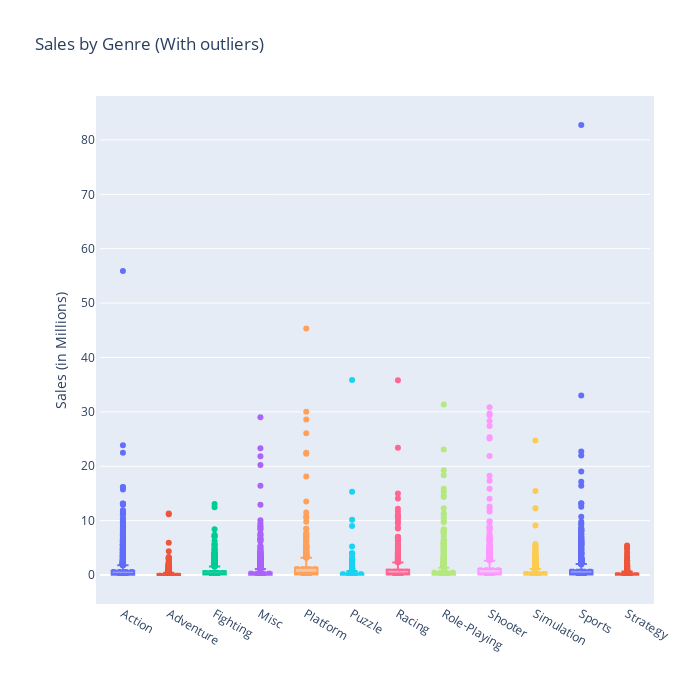

Write notebook code for a chart like this one.
### Code cell
genres = sales_by_genre.Genre.unique()
traces = []

for i in range(len(genres)):
    genre = genres[i]
    df_genre = sales_by_genre[sales_by_genre.Genre == genre]
    trace = go.Box(
        y=np.array(df_genre.Global_Sales),
        name=genre,
        boxmean=True    )
    
    traces.append(trace)

layout = go.Layout(
    title='Sales by Genre (With outliers)',
    showlegend=False,
    yaxis=dict(
        title='Sales (in Millions)'
    ),
    height=700, width=700,
    margin=go.Margin(
        l=100,
        r=50,
        b=100,
        t=100,
        pad=4
    )
)
    

fig = go.Figure(data=traces, layout=layout)
iplot(fig)

### Figure 1 — Plotly figure (JSON) as saved in the notebook; plotly's stock layout.template omitted (floating-point values rounded to 4 significant figures; data arrays with more than 128 entries replaced by an {"elided": "..."} marker saying what was removed)
{"data": [{"boxmean": true, "name": "Action", "type": "box", "y": {"elided": "1831 float values"}}, {"boxmean": true, "name": "Adventure", "type": "box", "y": {"elided": "1014 float values"}}, {"boxmean": true, "name": "Fighting", "type": "box", "y": {"elided": "596 float values"}}, {"boxmean": true, "name": "Misc", "type": "box", "y": {"elided": "1280 float values"}}, {"boxmean": true, "name": "Platform", "type": "box", "y": {"elided": "574 float values"}}, {"boxmean": true, "name": "Puzzle", "type": "box", "y": {"elided": "491 float values"}}, {"boxmean": true, "name": "Racing", "type": "box", "y": {"elided": "752 float values"}}, {"boxmean": true, "name": "Role-Playing", "type": "box", "y": {"elided": "1182 float values"}}, {"boxmean": true, "name": "Shooter", "type": "box", "y": {"elided": "792 float values"}}, {"boxmean": true, "name": "Simulation", "type": "box", "y": {"elided": "701 float values"}}, {"boxmean": true, "name": "Sports", "type": "box", "y": {"elided": "1351 float values"}}, {"boxmean": true, "name": "Strategy", "type": "box", "y": {"elided": "570 float values"}}], "layout": {"height": 700, "margin": {"b": 100, "l": 100, "pad": 4, "r": 50, "t": 100}, "showlegend": false, "title": {"text": "Sales by Genre (With outliers)"}, "width": 700, "xaxis": {"autorange": true, "range": [-0.5, 11.5], "type": "category"}, "yaxis": {"autorange": true, "range": [-4.586, 87.34], "title": {"text": "Sales (in Millions)"}, "type": "linear"}}}
